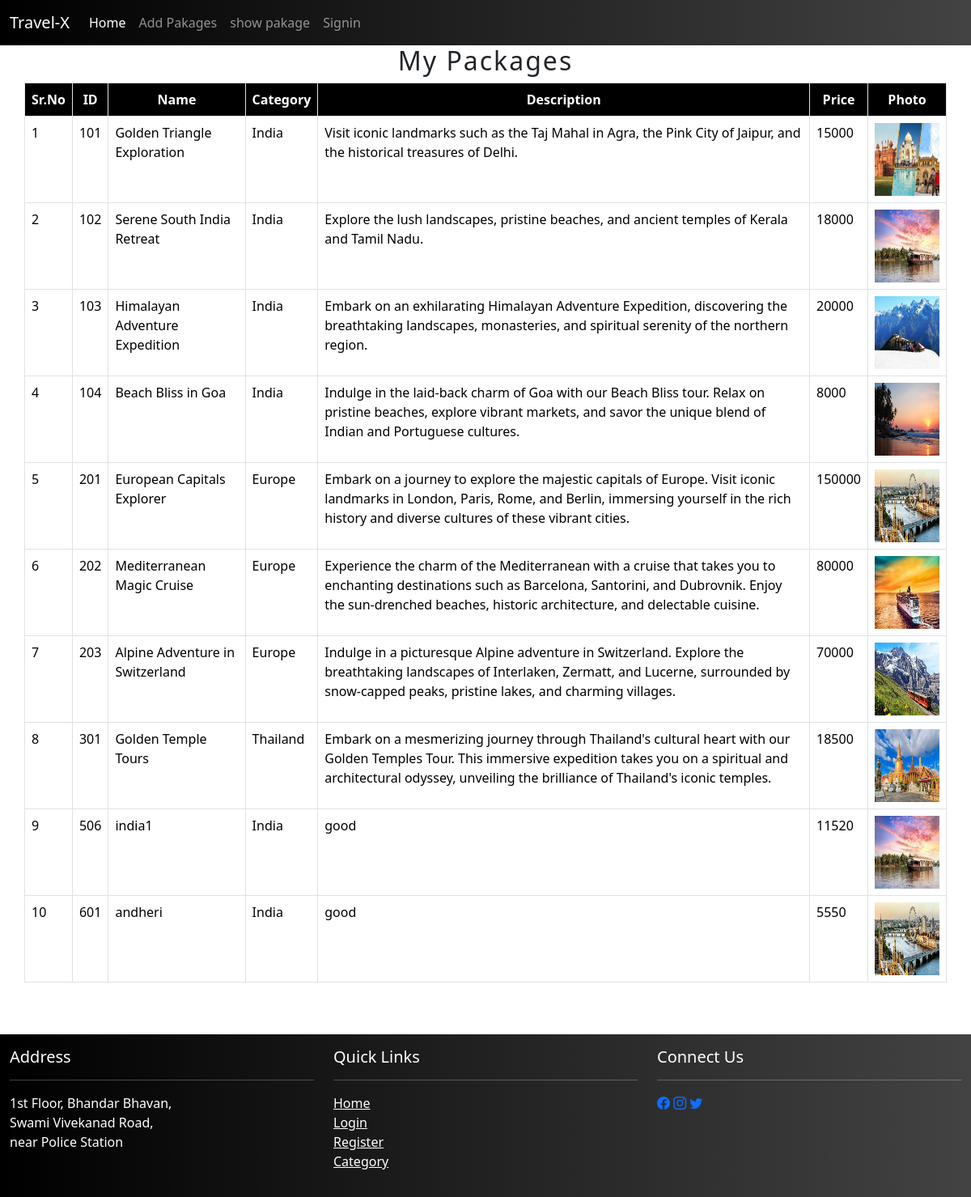
The page /showpakage/ (signed in) on the database its author committed.
### Tourtravelapp/models.py (models this page shows)
class Pakage(models.Model):
    userid = models.ForeignKey(User, on_delete=models.CASCADE, null=True)
    pid = models.IntegerField(primary_key=True)
    pname = models.CharField(max_length=100)
    type =  (
        ("India", "India"),
        ("Europe", "Europe"),
        ("Thailand", "Thailand"),
        ("Malaysia", "Malaysia"),
    )
    category = models.CharField(max_length=50, choices=type, default="")
    pprice = models.IntegerField()
    pdescription = models.TextField()
    pimage = models.ImageField(upload_to='pakageimages')
    objects = models.Manager()
    pakagemanger = CustomManger()

### Tourtravelapp/views.py (the view)
# urls.py: path('showpakage/', views.showpakage, name='showpakage'),
def showpakage(req):
    if req.user.is_authenticated:
        user = req.user
        mypakages = Pakage.objects.all()
        context = {'username': user, 'mypakages': mypakages}
        return render(req, 'showpakage.html', context)
    else:
        return redirect("/signin")

### Template/showpakage.html (shortened to what this page needs)
{% extends 'baseadmin.html' %}
{% block body %}
<div class="container">
    <div class="row">
        <h2>My Packages</h2>
        <table class="table table-bordered table-hover">
            <thead>
                <tr>
                    <th>Sr.No</th>
                    <th>ID</th>
                    <th>Name</th>
                    <th>Category</th>
                    <th>Description</th>
                    <th>Price</th>
                    <th>Photo</th>
                </tr>
            </thead>
            <tbody>
                {% for x in mypakages %}
                <tr>
                    <td>{{forloop.counter}}</td>
                    <td>{{x.pid}}</td>
                    <td>{{x.pname}}</td>
                    <td>{{x.category}}</td>
                    <td>{{x.pdescription}}</td>
                    <td>{{x.pprice}}</td>
                    <td>
                        <img src="{{x.pimage.url}}" alt="{{x.pname}}" width="80px" height="90px">
                    </td>
                </tr>
                {% endfor %}
            </tbody>
        </table>
    </div>
</div>
{% endblock %}

### Template/baseadmin.html (style rules this page uses)
body { display: flex; flex-direction: column; min-height: 100vh; margin: 0; }
.container { flex: 1; }

### Template/showpakage.html (style rules this page uses)
h2 { text-align: center; letter-spacing: 2px; }
table.table thead th { background-color: black; color: white; text-align: center; }

### rows shown on the page
Pakage: pid "101", pname "Golden Triangle Exploration", category "India", pdescription "Visit iconic landmarks such as the Taj Mahal in Agra, the Pink City of Jaipur, and the historical treasures of Delhi.", pprice "15000", pimage (picture)
Pakage: pid "102", pname "Serene South India Retreat", category "India", pdescription "Explore the lush landscapes, pristine beaches, and ancient temples of Kerala and Tamil Nadu.", pprice "18000", pimage (picture)
Pakage: pid "103", pname "Himalayan Adventure Expedition", category "India", pdescription "Embark on an exhilarating Himalayan Adventure Expedition, discovering the breathtaking landscapes, monasteries, and spiritual serenity of the northern region.", pprice "20000", pimage (picture)
Pakage: pid "104", pname "Beach Bliss in Goa", category "India", pdescription "Indulge in the laid-back charm of Goa with our Beach Bliss tour. Relax on pristine beaches, explore vibrant markets, and savor the unique blend of Indian and Portuguese cultures.", pprice "8000", pimage (picture)
Pakage: pid "201", pname "European Capitals Explorer", category "Europe", pdescription "Embark on a journey to explore the majestic capitals of Europe. Visit iconic landmarks in London, Paris, Rome, and Berlin, immersing yourself in the rich history and diverse cultures of these vibrant cities.", pprice "150000", pimage (picture)
Pakage: pid "202", pname "Mediterranean Magic Cruise", category "Europe", pdescription "Experience the charm of the Mediterranean with a cruise that takes you to enchanting destinations such as Barcelona, Santorini, and Dubrovnik. Enjoy the sun-drenched beaches, historic architecture, and delectable cuisine.", pprice "80000", pimage (picture)
Pakage: pid "203", pname "Alpine Adventure in Switzerland", category "Europe", pdescription "Indulge in a picturesque Alpine adventure in Switzerland. Explore the breathtaking landscapes of Interlaken, Zermatt, and Lucerne, surrounded by snow-capped peaks, pristine lakes, and charming villages.", pprice "70000", pimage (picture)
Pakage: pid "301", pname "Golden Temple Tours", category "Thailand", pdescription "Embark on a mesmerizing journey through Thailand's cultural heart with our Golden Temples Tour. This immersive expedition takes you on a spiritual and architectural odyssey, unveiling the brilliance of Thailand's iconic temples.", pprice "18500", pimage (picture)
Pakage: pid "506", pname "india1", category "India", pdescription "good", pprice "11520", pimage (picture)
Pakage: pid "601", pname "andheri", category "India", pdescription "good", pprice "5550", pimage (picture)
